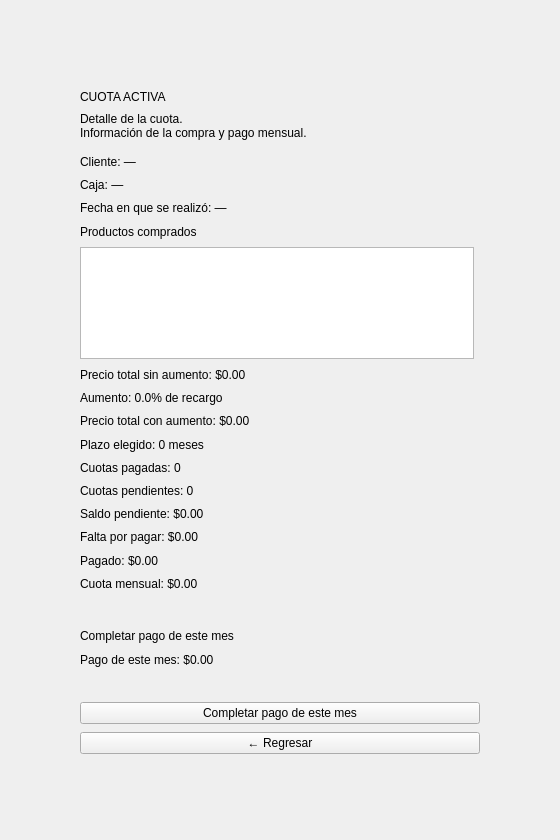
<?xml version="1.0" encoding="UTF-8"?>
<ui version="4.0">
 <class>VentanaDetalleCuotaClass</class>
 <widget class="QWidget" name="VentanaDetalleCuotaClass">
  <property name="geometry">
   <rect>
    <x>0</x>
    <y>0</y>
    <width>560</width>
    <height>840</height>
   </rect>
  </property>
  <property name="minimumSize">
   <size>
    <width>500</width>
    <height>700</height>
   </size>
  </property>
  <property name="windowTitle">
   <string>Detalle de cuota</string>
  </property>
  <property name="styleSheet">
   <string notr="true">#VentanaDetalleCuotaClass {
	background-color: #F5F3EE;
}
#softCard {
	background-color: #FFFFFF;
	border: 1px solid #EAE8E2;
	border-radius: 18px;
}
QLabel#eyebrow {
	color: #92918B;
	font-family: &quot;Segoe UI&quot;;
	font-size: 11px;
	font-weight: 600;
}
QLabel#title {
	color: #292A28;
	font-family: Georgia;
	font-size: 29px;
}
QLabel#subtitle {
	color: #92918B;
	font-family: &quot;Segoe UI&quot;;
	font-size: 12px;
}
QLabel[tipo=&quot;dato&quot;] {
	color: #292A28;
	background: #FAFAF8;
	border: 1px solid #EAE8E2;
	border-radius: 8px;
	padding: 11px 14px;
	font-family: &quot;Segoe UI&quot;;
	font-size: 13px;
}
QLabel[tipo=&quot;total&quot;] {
	color: #292A28;
	background: #FAFAF8;
	border: 1px solid #EAE8E2;
	border-radius: 8px;
	padding: 12px 14px;
	font-family: &quot;Segoe UI&quot;;
	font-size: 14px;
	font-weight: 600;
}
QLabel#lblFaltaPagar { color: #FFFFFF; background-color: #899B83; border: none; border-radius: 8px; padding: 12px 14px; font-family: &quot;Segoe UI&quot;; font-size: 15px; font-weight: 700; }
QLabel[tipo=&quot;seccion&quot;] {
	color: #292A28;
	font-family: &quot;Segoe UI&quot;;
	font-size: 13px;
	font-weight: 600;
	padding: 4px 0;
}
QLabel#lblEstadoPago {
	color: #92918B;
	font-family: &quot;Segoe UI&quot;;
	font-size: 11px;
}
QLabel#lblEstadoPago[error=&quot;true&quot;] {
	color: #B3261E;
}
QListWidget#listaProductos {
	background: #FAFAF8;
	border: 1px solid #EAE8E2;
	border-radius: 8px;
	padding: 6px;
	font-family: &quot;Segoe UI&quot;;
	font-size: 12px;
	color: #292A28;
	outline: none;
}
QListWidget#listaProductos::item {
	padding: 7px 8px;
	border-radius: 5px;
}
QListWidget#listaProductos::item:selected {
	background: #E5EAE2;
	color: #292A28;
}
QScrollArea {
	background: transparent;
	border: none;
}
QScrollArea &gt; QWidget &gt; QWidget {
	background: transparent;
}
QScrollBar:vertical {
	background: transparent;
	width: 8px;
	margin: 0;
}
QScrollBar::handle:vertical {
	background: #D8DED5;
	border-radius: 4px;
	min-height: 30px;
}
QScrollBar::handle:vertical:hover {
	background: #B9C2B4;
}
QScrollBar::add-line:vertical, QScrollBar::sub-line:vertical {
	height: 0;
}
QScrollBar::add-page:vertical, QScrollBar::sub-page:vertical {
	background: transparent;
}
QScrollBar:horizontal {
	background: transparent;
	height: 0;
}
QPushButton#btnCompletarPago {
	background: #899B83;
	color: #FFFFFF;
	border: none;
	border-radius: 8px;
	min-height: 43px;
	font-family: &quot;Segoe UI&quot;;
	font-size: 13px;
	font-weight: 600;
}
QPushButton#btnCompletarPago:hover {
	background: #788B72;
}
QPushButton#btnCompletarPago:pressed {
	background: #6D8067;
}
QPushButton#btnCompletarPago:disabled {
	background: #D5DAD2;
	color: #FAFAF8;
}
QPushButton#btnRegresar {
	background-color: #FFFFFF;
	color: #899B83;
	border: 1px solid #899B83;
	border-radius: 8px;
	min-height: 43px;
	font-family: &quot;Segoe UI&quot;;
	font-size: 13px;
	font-weight: 600;
}
QPushButton#btnRegresar:hover {
	background-color: #F0F3EE;
	color: #788B72;
}
QPushButton#btnRegresar:pressed {
	background-color: #E5EAE2;
}
</string>
  </property>
  <layout class="QVBoxLayout" name="layoutExterior">
   <property name="leftMargin">
    <number>24</number>
   </property>
   <property name="topMargin">
    <number>24</number>
   </property>
   <property name="rightMargin">
    <number>24</number>
   </property>
   <property name="bottomMargin">
    <number>24</number>
   </property>
   <item>
    <spacer name="spacerSuperior">
     <property name="orientation">
      <enum>Qt::Orientation::Vertical</enum>
     </property>
     <property name="sizeHint" stdset="0">
      <size>
       <width>20</width>
       <height>40</height>
      </size>
     </property>
    </spacer>
   </item>
   <item>
    <layout class="QHBoxLayout" name="filaTarjeta">
     <item>
      <spacer name="spacerIzquierdo">
       <property name="orientation">
        <enum>Qt::Orientation::Horizontal</enum>
       </property>
       <property name="sizeHint" stdset="0">
        <size>
         <width>40</width>
         <height>20</height>
        </size>
       </property>
      </spacer>
     </item>
     <item>
      <widget class="QFrame" name="softCard">
       <property name="minimumSize">
        <size>
         <width>480</width>
         <height>720</height>
        </size>
       </property>
       <property name="frameShape">
        <enum>QFrame::Shape::NoFrame</enum>
       </property>
       <layout class="QVBoxLayout" name="contenido">
        <property name="spacing">
         <number>0</number>
        </property>
        <property name="leftMargin">
         <number>40</number>
        </property>
        <property name="topMargin">
         <number>30</number>
        </property>
        <property name="rightMargin">
         <number>40</number>
        </property>
        <property name="bottomMargin">
         <number>26</number>
        </property>
        <item>
         <widget class="QLabel" name="eyebrow">
          <property name="text">
           <string>CUOTA ACTIVA</string>
          </property>
         </widget>
        </item>
        <item>
         <spacer name="spacerEyebrow">
          <property name="orientation">
           <enum>Qt::Orientation::Vertical</enum>
          </property>
          <property name="sizeType">
           <enum>QSizePolicy::Policy::Fixed</enum>
          </property>
          <property name="sizeHint">
           <size>
            <width>20</width>
            <height>8</height>
           </size>
          </property>
         </spacer>
        </item>
        <item>
         <widget class="QLabel" name="title">
          <property name="text">
           <string>Detalle de la cuota.</string>
          </property>
         </widget>
        </item>
        <item>
         <widget class="QLabel" name="subtitle">
          <property name="text">
           <string>Información de la compra y pago mensual.</string>
          </property>
         </widget>
        </item>
        <item>
         <spacer name="spacerSubtitulo">
          <property name="orientation">
           <enum>Qt::Orientation::Vertical</enum>
          </property>
          <property name="sizeType">
           <enum>QSizePolicy::Policy::Fixed</enum>
          </property>
          <property name="sizeHint">
           <size>
            <width>20</width>
            <height>14</height>
           </size>
          </property>
         </spacer>
        </item>
        <item>
         <widget class="QScrollArea" name="scrollDatos">
          <property name="widgetResizable">
           <bool>true</bool>
          </property>
          <property name="frameShape">
           <enum>QFrame::Shape::NoFrame</enum>
          </property>
          <widget class="QWidget" name="areaDatos">
           <property name="geometry">
            <rect>
             <x>0</x>
             <y>0</y>
             <width>454</width>
             <height>560</height>
            </rect>
           </property>
           <layout class="QVBoxLayout" name="layoutDatos">
            <property name="spacing">
             <number>8</number>
            </property>
            <property name="leftMargin">
             <number>0</number>
            </property>
            <property name="topMargin">
             <number>0</number>
            </property>
            <property name="rightMargin">
             <number>6</number>
            </property>
            <property name="bottomMargin">
             <number>0</number>
            </property>
            <item>
             <widget class="QLabel" name="lblCliente">
              <property name="text">
               <string>Cliente: —</string>
              </property>
              <property name="wordWrap">
               <bool>true</bool>
              </property>
              <property name="tipo" stdset="0">
               <string>dato</string>
              </property>
             </widget>
            </item>
            <item>
             <widget class="QLabel" name="lblCaja">
              <property name="text">
               <string>Caja: —</string>
              </property>
              <property name="wordWrap">
               <bool>true</bool>
              </property>
              <property name="tipo" stdset="0">
               <string>dato</string>
              </property>
             </widget>
            </item>
            <item>
             <widget class="QLabel" name="lblFecha">
              <property name="text">
               <string>Fecha en que se realizó: —</string>
              </property>
              <property name="wordWrap">
               <bool>true</bool>
              </property>
              <property name="tipo" stdset="0">
               <string>dato</string>
              </property>
             </widget>
            </item>
            <item>
             <widget class="QLabel" name="lblProductosTitulo">
              <property name="text">
               <string>Productos comprados</string>
              </property>
              <property name="tipo" stdset="0">
               <string>seccion</string>
              </property>
             </widget>
            </item>
            <item>
             <widget class="QListWidget" name="listaProductos">
              <property name="minimumSize">
               <size>
                <width>0</width>
                <height>84</height>
               </size>
              </property>
              <property name="maximumSize">
               <size>
                <width>16777215</width>
                <height>112</height>
               </size>
              </property>
              <property name="selectionMode">
               <enum>QAbstractItemView::SelectionMode::NoSelection</enum>
              </property>
              <property name="focusPolicy">
               <enum>Qt::FocusPolicy::NoFocus</enum>
              </property>
             </widget>
            </item>
            <item>
             <widget class="QLabel" name="lblTotalSinAumento">
              <property name="text">
               <string>Precio total sin aumento: $0.00</string>
              </property>
              <property name="wordWrap">
               <bool>true</bool>
              </property>
              <property name="tipo" stdset="0">
               <string>dato</string>
              </property>
             </widget>
            </item>
            <item>
             <widget class="QLabel" name="lblAumento">
              <property name="text">
               <string>Aumento: 0.0% de recargo</string>
              </property>
              <property name="wordWrap">
               <bool>true</bool>
              </property>
              <property name="tipo" stdset="0">
               <string>dato</string>
              </property>
             </widget>
            </item>
            <item>
             <widget class="QLabel" name="lblTotalConAumento">
              <property name="text">
               <string>Precio total con aumento: $0.00</string>
              </property>
              <property name="wordWrap">
               <bool>true</bool>
              </property>
              <property name="tipo" stdset="0">
               <string>total</string>
              </property>
             </widget>
            </item>
            <item>
             <widget class="QLabel" name="lblPlazo">
              <property name="text">
               <string>Plazo elegido: 0 meses</string>
              </property>
              <property name="wordWrap">
               <bool>true</bool>
              </property>
              <property name="tipo" stdset="0">
               <string>dato</string>
              </property>
             </widget>
            </item>
            <item>
             <widget class="QLabel" name="lblCuotasPagadas">
              <property name="text">
               <string>Cuotas pagadas: 0</string>
              </property>
              <property name="wordWrap">
               <bool>true</bool>
              </property>
              <property name="tipo" stdset="0">
               <string>dato</string>
              </property>
             </widget>
            </item>
            <item>
             <widget class="QLabel" name="lblCuotasPendientes">
              <property name="text">
               <string>Cuotas pendientes: 0</string>
              </property>
              <property name="wordWrap">
               <bool>true</bool>
              </property>
              <property name="tipo" stdset="0">
               <string>dato</string>
              </property>
             </widget>
            </item>
            <item>
             <widget class="QLabel" name="lblSaldo">
              <property name="text">
               <string>Saldo pendiente: $0.00</string>
              </property>
              <property name="wordWrap">
               <bool>true</bool>
              </property>
              <property name="tipo" stdset="0">
               <string>total</string>
              </property>
             </widget>
            </item>
            <item>
             <widget class="QLabel" name="lblFaltaPagar">
               <property name="text">
                <string>Falta por pagar: $0.00</string>
               </property>
               <property name="wordWrap">
                <bool>true</bool>
               </property>
               <property name="tipo" stdset="0">
                <string>total</string>
               </property>
              </widget>
             </item>
             <item>
              <widget class="QLabel" name="lblPagado">
               <property name="text">
                <string>Pagado: $0.00</string>
               </property>
               <property name="wordWrap">
                <bool>true</bool>
               </property>
               <property name="tipo" stdset="0">
                <string>dato</string>
               </property>
              </widget>
             </item>
             <item>
              <widget class="QLabel" name="lblPagoMensual">
              <property name="text">
               <string>Cuota mensual: $0.00</string>
              </property>
              <property name="wordWrap">
               <bool>true</bool>
              </property>
              <property name="tipo" stdset="0">
               <string>dato</string>
              </property>
             </widget>
            </item>
            <item>
             <widget class="QLabel" name="lblFactura">
              <property name="text">
               <string/>
              </property>
              <property name="wordWrap">
               <bool>true</bool>
              </property>
              <property name="visible">
               <bool>false</bool>
              </property>
              <property name="tipo" stdset="0">
               <string>total</string>
              </property>
             </widget>
            </item>
            <item>
             <spacer name="spacerSeccionPago">
              <property name="orientation">
               <enum>Qt::Orientation::Vertical</enum>
              </property>
              <property name="sizeType">
               <enum>QSizePolicy::Policy::Fixed</enum>
              </property>
              <property name="sizeHint">
               <size>
                <width>20</width>
                <height>6</height>
               </size>
              </property>
             </spacer>
            </item>
            <item>
             <widget class="QLabel" name="lblSeccionPago">
              <property name="text">
               <string>Completar pago de este mes</string>
              </property>
              <property name="tipo" stdset="0">
               <string>seccion</string>
              </property>
             </widget>
            </item>
            <item>
             <widget class="QLabel" name="lblPagoEsteMes">
              <property name="text">
               <string>Pago de este mes: $0.00</string>
              </property>
              <property name="wordWrap">
               <bool>true</bool>
              </property>
              <property name="tipo" stdset="0">
               <string>total</string>
              </property>
             </widget>
            </item>
            <item>
             <widget class="QLabel" name="lblEstadoPago">
              <property name="text">
               <string/>
              </property>
              <property name="wordWrap">
               <bool>true</bool>
              </property>
             </widget>
            </item>
           </layout>
          </widget>
         </widget>
        </item>
        <item>
         <spacer name="spacerScroll">
          <property name="orientation">
           <enum>Qt::Orientation::Vertical</enum>
          </property>
          <property name="sizeType">
           <enum>QSizePolicy::Policy::Fixed</enum>
          </property>
          <property name="sizeHint">
           <size>
            <width>20</width>
            <height>12</height>
           </size>
          </property>
         </spacer>
        </item>
        <item>
         <widget class="QPushButton" name="btnCompletarPago">
          <property name="text">
           <string>Completar pago de este mes</string>
          </property>
         </widget>
        </item>
        <item>
         <spacer name="spacerBoton">
          <property name="orientation">
           <enum>Qt::Orientation::Vertical</enum>
          </property>
          <property name="sizeType">
           <enum>QSizePolicy::Policy::Fixed</enum>
          </property>
          <property name="sizeHint">
           <size>
            <width>20</width>
            <height>8</height>
           </size>
          </property>
         </spacer>
        </item>
        <item>
         <widget class="QPushButton" name="btnRegresar">
          <property name="text">
           <string>← Regresar</string>
          </property>
         </widget>
        </item>
       </layout>
      </widget>
     </item>
     <item>
      <spacer name="spacerDerecho">
       <property name="orientation">
        <enum>Qt::Orientation::Horizontal</enum>
       </property>
       <property name="sizeHint" stdset="0">
        <size>
         <width>40</width>
         <height>20</height>
        </size>
       </property>
      </spacer>
     </item>
    </layout>
   </item>
   <item>
    <spacer name="spacerInferiorExterior">
     <property name="orientation">
      <enum>Qt::Orientation::Vertical</enum>
     </property>
     <property name="sizeHint" stdset="0">
      <size>
       <width>20</width>
       <height>40</height>
      </size>
     </property>
    </spacer>
   </item>
  </layout>
 </widget>
 <resources/>
 <connections/>
</ui>
